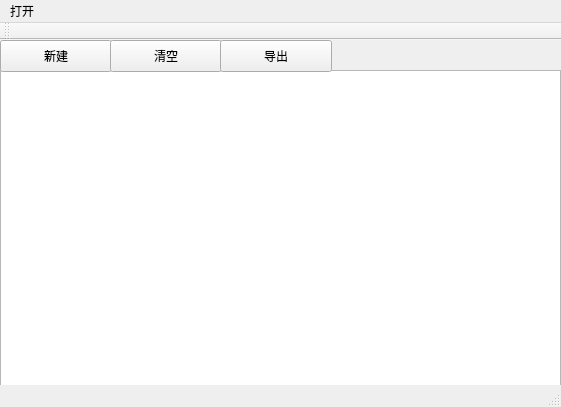
<?xml version="1.0" encoding="UTF-8"?>
<ui version="4.0">
 <class>MainWindow</class>
 <widget class="QMainWindow" name="MainWindow">
  <property name="geometry">
   <rect>
    <x>0</x>
    <y>0</y>
    <width>561</width>
    <height>407</height>
   </rect>
  </property>
  <property name="windowTitle">
   <string>MainWindow</string>
  </property>
  <widget class="QWidget" name="centralWidget">
   <widget class="QListWidget" name="listWidget">
    <property name="geometry">
     <rect>
      <x>0</x>
      <y>30</y>
      <width>561</width>
      <height>321</height>
     </rect>
    </property>
   </widget>
   <widget class="QPushButton" name="pushButton_2">
    <property name="geometry">
     <rect>
      <x>0</x>
      <y>0</y>
      <width>112</width>
      <height>32</height>
     </rect>
    </property>
    <property name="text">
     <string>新建</string>
    </property>
   </widget>
   <widget class="QPushButton" name="pushButton">
    <property name="geometry">
     <rect>
      <x>110</x>
      <y>0</y>
      <width>112</width>
      <height>32</height>
     </rect>
    </property>
    <property name="text">
     <string>清空</string>
    </property>
   </widget>
   <widget class="QPushButton" name="pushButton_3">
    <property name="geometry">
     <rect>
      <x>220</x>
      <y>0</y>
      <width>112</width>
      <height>32</height>
     </rect>
    </property>
    <property name="text">
     <string>导出</string>
    </property>
   </widget>
  </widget>
  <widget class="QMenuBar" name="menuBar">
   <property name="enabled">
    <bool>true</bool>
   </property>
   <property name="geometry">
    <rect>
     <x>0</x>
     <y>0</y>
     <width>561</width>
     <height>22</height>
    </rect>
   </property>
   <widget class="QMenu" name="menu_2">
    <property name="title">
     <string>打开</string>
    </property>
   </widget>
   <addaction name="menu_2"/>
  </widget>
  <widget class="QToolBar" name="mainToolBar">
   <property name="movable">
    <bool>true</bool>
   </property>
   <attribute name="toolBarArea">
    <enum>TopToolBarArea</enum>
   </attribute>
   <attribute name="toolBarBreak">
    <bool>false</bool>
   </attribute>
  </widget>
  <widget class="QStatusBar" name="statusBar"/>
 </widget>
 <layoutdefault spacing="6" margin="11"/>
 <resources/>
 <connections/>
</ui>
